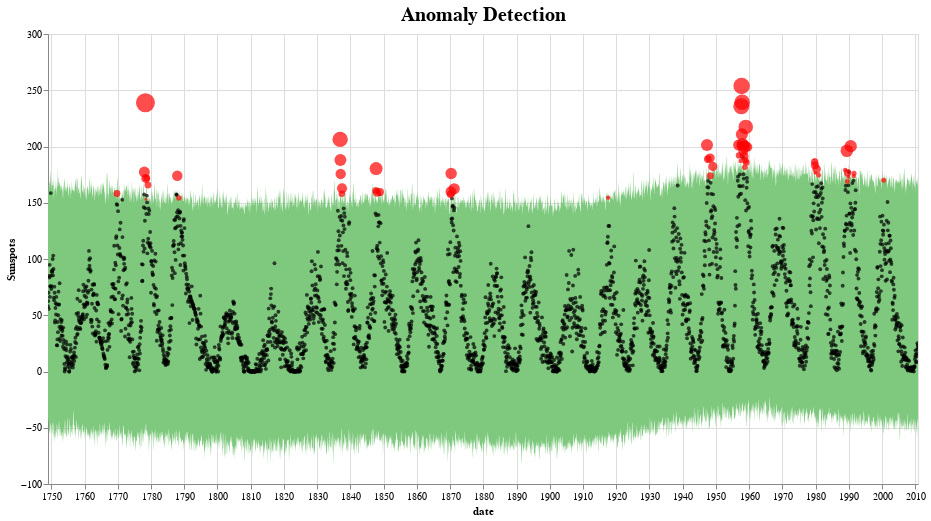

This figure's notebook cell:
### Markdown cell above
# Plotting the anomalies for a better view

### Code cell
def plot_anomalies(forecasted):

    interval = alt.Chart(forecasted).mark_area(interpolate="basis", color = '#7FC97F').encode(
    
    x=alt.X('ds:T',  title ='date'),
    
    y='yhat_upper',
    
    y2='yhat_lower',
    
    tooltip=['yearmonthdate(ds)', 'fact', 'yhat_lower', 'yhat_upper']
    ).interactive().properties(
        title='Anomaly Detection'
    )

    fact = alt.Chart(forecasted[forecasted.anomaly==0]).mark_circle(size=15, opacity=0.7, color = 'Black').encode(
        x='ds:T',
        y=alt.Y('fact', title='Sunspots'),    
        tooltip=['yearmonthdate(ds)', 'fact', 'yhat_lower', 'yhat_upper']
    ).interactive()

    
    anomalies = alt.Chart(forecasted[forecasted.anomaly!=0]).mark_circle(size=30, color = 'Red').encode(
        x='ds:T',
        y=alt.Y('fact', title='Sunspots'),    
        tooltip=['yearmonthdate(ds)', 'fact', 'yhat_lower', 'yhat_upper'],
        size = alt.Size( 'importance', legend=None)
    ).interactive()

    return alt.layer(interval, fact, anomalies)\
              .properties(width=870, height=450)\
              .configure_title(fontSize=20)
              
plot_anomalies(pred)

### Figure 1 — Vega-Lite specification as saved in the notebook (floating-point values rounded to 4 significant figures; data arrays with more than 128 entries replaced by an {"elided": "..."} marker saying what was removed)
{"config": {"view": {"continuousWidth": 400, "continuousHeight": 300}, "title": {"fontSize": 20}}, "layer": [{"data": {"name": "data-8be4fdee531593bd83b103ca6ba88731"}, "mark": {"type": "area", "color": "#7FC97F", "interpolate": "basis"}, "encoding": {"tooltip": [{"type": "temporal", "field": "ds", "timeUnit": "yearmonthdate"}, {"type": "quantitative", "field": "fact"}, {"type": "quantitative", "field": "yhat_lower"}, {"type": "quantitative", "field": "yhat_upper"}], "x": {"type": "temporal", "field": "ds", "title": "date"}, "y": {"type": "quantitative", "field": "yhat_upper"}, "y2": {"field": "yhat_lower"}}, "selection": {"selector017": {"type": "interval", "bind": "scales", "encodings": ["x", "y"]}}, "title": "Anomaly Detection"}, {"data": {"name": "data-4f4a1c9b6e2748bc8a7435823fe5345b"}, "mark": {"type": "circle", "color": "Black", "opacity": 0.7, "size": 15}, "encoding": {"tooltip": [{"type": "temporal", "field": "ds", "timeUnit": "yearmonthdate"}, {"type": "quantitative", "field": "fact"}, {"type": "quantitative", "field": "yhat_lower"}, {"type": "quantitative", "field": "yhat_upper"}], "x": {"type": "temporal", "field": "ds"}, "y": {"type": "quantitative", "field": "fact", "title": "Sunspots"}}, "selection": {"selector018": {"type": "interval", "bind": "scales", "encodings": ["x", "y"]}}}, {"data": {"name": "data-0adc3c4303b72b7be100630df71dee00"}, "mark": {"type": "circle", "color": "Red", "size": 30}, "encoding": {"size": {"type": "quantitative", "field": "importance", "legend": null}, "tooltip": [{"type": "temporal", "field": "ds", "timeUnit": "yearmonthdate"}, {"type": "quantitative", "field": "fact"}, {"type": "quantitative", "field": "yhat_lower"}, {"type": "quantitative", "field": "yhat_upper"}], "x": {"type": "temporal", "field": "ds"}, "y": {"type": "quantitative", "field": "fact", "title": "Sunspots"}}, "selection": {"selector019": {"type": "interval", "bind": "scales", "encodings": ["x", "y"]}}}], "height": 450, "width": 870, "$schema": "https://vega.github.io/schema/vega-lite/v4.8.1.json", "datasets": {"data-8be4fdee531593bd83b103ca6ba88731": {"elided": "3143 records"}, "data-4f4a1c9b6e2748bc8a7435823fe5345b": {"elided": "3081 records"}, "data-0adc3c4303b72b7be100630df71dee00": [{"ds": "1769-10-01T00:00:00", "trend": 51.71, "yhat": 51.71, "yhat_lower": -54.27, "yhat_upper": 151.4, "fact": 158.2, "anomaly": 1, "importance": 0.04303}, {"ds": "1778-01-01T00:00:00", "trend": 49.52, "yhat": 49.52, "yhat_lower": -48.38, "yhat_upper": 156.9, "fact": 177.3, "anomaly": 1, "importance": 0.1148}, {"ds": "1778-05-01T00:00:00", "trend": 49.44, "yhat": 49.44, "yhat_lower": -50.83, "yhat_upper": 154.7, "fact": 238.9, "anomaly": 1, "importance": 0.3524}, {"ds": "1778-06-01T00:00:00", "trend": 49.42, "yhat": 49.42, "yhat_lower": -49.05, "yhat_upper": 158.7, "fact": 171.6, "anomaly": 1, "importance": 0.0753}, {"ds": "1778-07-01T00:00:00", "trend": 49.39, "yhat": 49.39, "yhat_lower": -43.8, "yhat_upper": 152.4, "fact": 153.0, "anomaly": 1, "importance": 0.004119}, {"ds": "1778-09-01T00:00:00", "trend": 49.35, "yhat": 49.35, "yhat_lower": -53.85, "yhat_upper": 164.9, "fact": 171.7, "anomaly": 1, "importance": 0.03946}, {"ds": "1779-02-01T00:00:00", "trend": 49.24, "yhat": 49.24, "yhat_lower": -62.47, "yhat_upper": 158.4, "fact": 165.7, "anomaly": 1, "importance": 0.04391}, {"ds": "1787-12-01T00:00:00", "trend": 46.9, "yhat": 46.9, "yhat_lower": -61.17, "yhat_upper": 155.8, "fact": 174.0, "anomaly": 1, "importance": 0.1045}, {"ds": "1788-06-01T00:00:00", "trend": 46.77, "yhat": 46.77, "yhat_lower": -74.3, "yhat_upper": 150.4, "fact": 154.2, "anomaly": 1, "importance": 0.02489}, {"ds": "1836-12-01T00:00:00", "trend": 44.22, "yhat": 44.22, "yhat_lower": -67.19, "yhat_upper": 158.7, "fact": 206.3, "anomaly": 1, "importance": 0.2309}, {"ds": "1837-01-01T00:00:00", "trend": 44.23, "yhat": 44.23, "yhat_lower": -57.42, "yhat_upper": 162.2, "fact": 188.0, "anomaly": 1, "importance": 0.1372}, {"ds": "1837-02-01T00:00:00", "trend": 44.24, "yhat": 44.24, "yhat_lower": -60.11, "yhat_upper": 157.6, "fact": 175.6, "anomaly": 1, "importance": 0.1026}, {"ds": "1837-06-01T00:00:00", "trend": 44.29, "yhat": 44.29, "yhat_lower": -47.21, "yhat_upper": 152.0, "fact": 158.0, "anomaly": 1, "importance": 0.03825}, {"ds": "1837-07-01T00:00:00", "trend": 44.3, "yhat": 44.3, "yhat_lower": -56.28, "yhat_upper": 147.0, "fact": 162.8, "anomaly": 1, "importance": 0.0968}, {"ds": "1847-09-01T00:00:00", "trend": 45.75, "yhat": 45.75, "yhat_lower": -64.97, "yhat_upper": 153.4, "fact": 160.9, "anomaly": 1, "importance": 0.04631}, {"ds": "1847-10-01T00:00:00", "trend": 45.76, "yhat": 45.76, "yhat_lower": -54.39, "yhat_upper": 150.9, "fact": 180.4, "anomaly": 1, "importance": 0.1638}, {"ds": "1848-01-01T00:00:00", "trend": 45.79, "yhat": 45.79, "yhat_lower": -61.73, "yhat_upper": 148.2, "fact": 159.1, "anomaly": 1, "importance": 0.06876}, {"ds": "1848-12-01T00:00:00", "trend": 45.92, "yhat": 45.92, "yhat_lower": -55.22, "yhat_upper": 150.0, "fact": 159.5, "anomaly": 1, "importance": 0.0595}, {"ds": "1849-01-01T00:00:00", "trend": 45.93, "yhat": 45.93, "yhat_lower": -62.1, "yhat_upper": 156.6, "fact": 157.0, "anomaly": 1, "importance": 0.002779}, {"ds": "1870-03-01T00:00:00", "trend": 44.09, "yhat": 44.09, "yhat_lower": -78.4, "yhat_upper": 149.4, "fact": 157.5, "anomaly": 1, "importance": 0.0516}, {"ds": "1870-04-01T00:00:00", "trend": 44.09, "yhat": 44.09, "yhat_lower": -59.38, "yhat_upper": 142.6, "fact": 160.0, "anomaly": 1, "importance": 0.1087}, {"ds": "1870-05-01T00:00:00", "trend": 44.08, "yhat": 44.08, "yhat_lower": -72.69, "yhat_upper": 154.1, "fact": 176.0, "anomaly": 1, "importance": 0.1243}, {"ds": "1871-04-01T00:00:00", "trend": 43.97, "yhat": 43.97, "yhat_lower": -67.96, "yhat_upper": 142.8, "fact": 162.4, "anomaly": 1, "importance": 0.1208}, {"ds": "1917-08-01T00:00:00", "trend": 46.75, "yhat": 46.75, "yhat_lower": -61.4, "yhat_upper": 152.2, "fact": 154.5, "anomaly": 1, "importance": 0.0147}, {"ds": "1947-05-01T00:00:00", "trend": 67.66, "yhat": 67.66, "yhat_lower": -41.78, "yhat_upper": 173.1, "fact": 201.3, "anomaly": 1, "importance": 0.14}, {"ds": "1947-08-01T00:00:00", "trend": 67.84, "yhat": 67.84, "yhat_lower": -41.72, "yhat_upper": 178.4, "fact": 188.8, "anomaly": 1, "importance": 0.05526}, {"ds": "1948-04-01T00:00:00", "trend": 68.31, "yhat": 68.31, "yhat_lower": -37.37, "yhat_upper": 173.9, "fact": 189.7, "anomaly": 1, "importance": 0.08348}, {"ds": "1948-05-01T00:00:00", "trend": 68.37, "yhat": 68.37, "yhat_lower": -41.57, "yhat_upper": 166.3, "fact": 174.0, "anomaly": 1, "importance": 0.04444}, {"ds": "1949-02-01T00:00:00", "trend": 68.91, "yhat": 68.91, "yhat_lower": -41.81, "yhat_upper": 167.8, "fact": 182.3, "anomaly": 1, "importance": 0.07971}, {"ds": "1956-11-01T00:00:00", "trend": 72.42, "yhat": 72.42, "yhat_lower": -32.45, "yhat_upper": 178.6, "fact": 201.3, "anomaly": 1, "importance": 0.1127}, {"ds": "1956-12-01T00:00:00", "trend": 72.46, "yhat": 72.46, "yhat_lower": -38.72, "yhat_upper": 185.7, "fact": 192.1, "anomaly": 1, "importance": 0.03327}, {"ds": "1957-06-01T00:00:00", "trend": 72.67, "yhat": 72.67, "yhat_lower": -37.57, "yhat_upper": 188.4, "fact": 200.7, "anomaly": 1, "importance": 0.06113}, {"ds": "1957-07-01T00:00:00", "trend": 72.7, "yhat": 72.7, "yhat_lower": -40.88, "yhat_upper": 184.2, "fact": 187.2, "anomaly": 1, "importance": 0.01614}, {"ds": "1957-09-01T00:00:00", "trend": 72.77, "yhat": 72.77, "yhat_lower": -34.49, "yhat_upper": 176.9, "fact": 235.8, "anomaly": 1, "importance": 0.2497}, {"ds": "1957-10-01T00:00:00", "trend": 72.81, "yhat": 72.81, "yhat_lower": -35.46, "yhat_upper": 186.6, "fact": 253.8, "anomaly": 1, "importance": 0.2647}, {"ds": "1957-11-01T00:00:00", "trend": 72.84, "yhat": 72.84, "yhat_lower": -32.1, "yhat_upper": 181.4, "fact": 210.9, "anomaly": 1, "importance": 0.14}, {"ds": "1957-12-01T00:00:00", "trend": 72.88, "yhat": 72.88, "yhat_lower": -26.28, "yhat_upper": 183.3, "fact": 239.4, "anomaly": 1, "importance": 0.2342}, {"ds": "1958-01-01T00:00:00", "trend": 72.91, "yhat": 72.91, "yhat_lower": -33.98, "yhat_upper": 176.8, "fact": 202.5, "anomaly": 1, "importance": 0.1271}, {"ds": "1958-04-01T00:00:00", "trend": 73.02, "yhat": 73.02, "yhat_lower": -36.58, "yhat_upper": 177.0, "fact": 196.0, "anomaly": 1, "importance": 0.09681}, {"ds": "1958-07-01T00:00:00", "trend": 73.06, "yhat": 73.06, "yhat_lower": -34.32, "yhat_upper": 177.4, "fact": 191.4, "anomaly": 1, "importance": 0.07307}, {"ds": "1958-08-01T00:00:00", "trend": 73.04, "yhat": 73.04, "yhat_lower": -35.38, "yhat_upper": 170.5, "fact": 200.2, "anomaly": 1, "importance": 0.1482}, {"ds": "1958-09-01T00:00:00", "trend": 73.02, "yhat": 73.02, "yhat_lower": -27.66, "yhat_upper": 185.5, "fact": 201.2, "anomaly": 1, "importance": 0.07818}, {"ds": "1958-10-01T00:00:00", "trend": 72.99, "yhat": 72.99, "yhat_lower": -31.65, "yhat_upper": 176.7, "fact": 181.5, "anomaly": 1, "importance": 0.02651}, {"ds": "1958-12-01T00:00:00", "trend": 72.95, "yhat": 72.95, "yhat_lower": -25.8, "yhat_upper": 180.6, "fact": 187.6, "anomaly": 1, "importance": 0.03755}, {"ds": "1959-01-01T00:00:00", "trend": 72.92, "yhat": 72.92, "yhat_lower": -29.14, "yhat_upper": 172.9, "fact": 217.4, "anomaly": 1, "importance": 0.2048}, {"ds": "1959-03-01T00:00:00", "trend": 72.88, "yhat": 72.88, "yhat_lower": -48.62, "yhat_upper": 178.6, "fact": 185.7, "anomaly": 1, "importance": 0.03847}, {"ds": "1959-08-01T00:00:00", "trend": 72.77, "yhat": 72.77, "yhat_lower": -30.75, "yhat_upper": 183.3, "fact": 199.6, "anomaly": 1, "importance": 0.08184}, {"ds": "1979-09-01T00:00:00", "trend": 67.27, "yhat": 67.27, "yhat_lower": -34.86, "yhat_upper": 188.3, "fact": 188.4, "anomaly": 1, "importance": 0.0002803}, {"ds": "1979-10-01T00:00:00", "trend": 67.25, "yhat": 67.25, "yhat_lower": -37.0, "yhat_upper": 176.8, "fact": 186.2, "anomaly": 1, "importance": 0.05045}, {"ds": "1979-11-01T00:00:00", "trend": 67.22, "yhat": 67.22, "yhat_lower": -43.17, "yhat_upper": 172.6, "fact": 183.3, "anomaly": 1, "importance": 0.05827}, {"ds": "1979-12-01T00:00:00", "trend": 67.2, "yhat": 67.2, "yhat_lower": -38.42, "yhat_upper": 175.1, "fact": 176.3, "anomaly": 1, "importance": 0.006558}, {"ds": "1980-05-01T00:00:00", "trend": 67.09, "yhat": 67.09, "yhat_lower": -47.03, "yhat_upper": 167.5, "fact": 179.9, "anomaly": 1, "importance": 0.06874}, {"ds": "1980-12-01T00:00:00", "trend": 66.93, "yhat": 66.93, "yhat_lower": -55.68, "yhat_upper": 170.8, "fact": 174.4, "anomaly": 1, "importance": 0.02051}, {"ds": "1988-12-01T00:00:00", "trend": 64.74, "yhat": 64.74, "yhat_lower": -45.44, "yhat_upper": 176.3, "fact": 179.2, "anomaly": 1, "importance": 0.01629}, {"ds": "1989-06-01T00:00:00", "trend": 64.6, "yhat": 64.6, "yhat_lower": -46.69, "yhat_upper": 166.4, "fact": 196.2, "anomaly": 1, "importance": 0.152}, {"ds": "1989-08-01T00:00:00", "trend": 64.56, "yhat": 64.56, "yhat_lower": -50.51, "yhat_upper": 165.4, "fact": 168.9, "anomaly": 1, "importance": 0.02052}, {"ds": "1989-09-01T00:00:00", "trend": 64.53, "yhat": 64.53, "yhat_lower": -43.38, "yhat_upper": 167.4, "fact": 176.7, "anomaly": 1, "importance": 0.05276}, {"ds": "1989-11-01T00:00:00", "trend": 64.49, "yhat": 64.49, "yhat_lower": -46.35, "yhat_upper": 171.0, "fact": 173.0, "anomaly": 1, "importance": 0.01181}, {"ds": "1990-08-01T00:00:00", "trend": 64.28, "yhat": 64.28, "yhat_lower": -33.12, "yhat_upper": 171.6, "fact": 200.3, "anomaly": 1, "importance": 0.1434}, {"ds": "1991-07-01T00:00:00", "trend": 64.03, "yhat": 64.03, "yhat_lower": -37.45, "yhat_upper": 171.1, "fact": 173.7, "anomaly": 1, "importance": 0.01475}, {"ds": "1991-08-01T00:00:00", "trend": 64.01, "yhat": 64.01, "yhat_lower": -46.66, "yhat_upper": 172.5, "fact": 176.3, "anomaly": 1, "importance": 0.02139}, {"ds": "2000-07-01T00:00:00", "trend": 61.57, "yhat": 61.57, "yhat_lower": -58.44, "yhat_upper": 166.6, "fact": 170.1, "anomaly": 1, "importance": 0.02085}]}}
